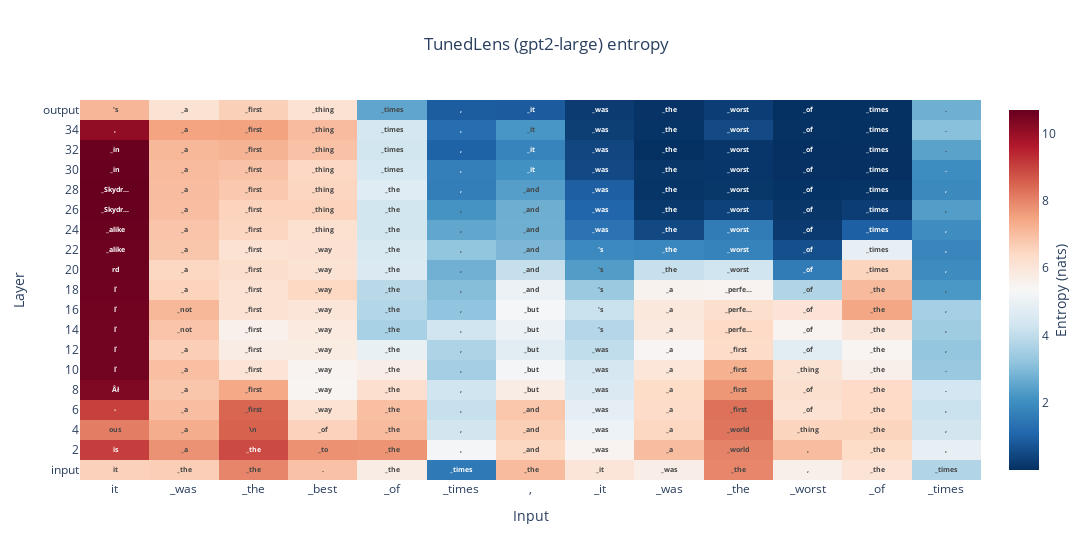

The notebook cell saved with this chart:
### Code cell
from tuned_lens.plotting import PredictionTrajectory
import ipywidgets as widgets
from plotly import graph_objects as go


def make_plot(lens, text, layer_stride, statistic, token_range):
    input_ids = tokenizer.encode(text)
    targets = input_ids[1:] + [tokenizer.eos_token_id]

    if len(input_ids) == 0:
        return widgets.Text("Please enter some text.")
    
    if (token_range[0] == token_range[1]):
        return widgets.Text("Please provide valid token range.")
    pred_traj = PredictionTrajectory.from_lens_and_model(
        lens=lens,
        model=model,
        input_ids=input_ids,
        tokenizer=tokenizer,
        targets=targets,
        slice=slice(*token_range)
    )

    return getattr(pred_traj, statistic)().figure(
        title=f"{lens.__class__.__name__} ({model.name_or_path}) {statistic}",
        layer_stride=layer_stride,
    )

style = {'description_width': 'initial'}
statistic_wdg = widgets.Dropdown(
    options=[
        ('Entropy', 'entropy'),
        ('Cross Entropy', 'cross_entropy'),
        ('Forward KL', 'forward_kl'),
    ],
    description='Select Statistic:',
    style=style,
)
text_wdg = widgets.Textarea(
    description="Input Text",
    value="it was the best of times, it was the worst of times",
)
lens_wdg = widgets.Dropdown(
    options=[('Tuned Lens', tuned_lens), ('Logit Lens', logit_lens)],
    description='Select Lens:',
    style=style,
)

layer_stride_wdg = widgets.BoundedIntText(
    value=2,
    min=1,
    max=10,
    step=1,
    description='Layer Stride:',
    disabled=False
)

token_range_wdg = widgets.IntRangeSlider(
    description='Token Range',
    min=0,
    max=1,
    step=1,
    style=style,
)


def update_token_range(*args):
    token_range_wdg.max = len(tokenizer.encode(text_wdg.value))

update_token_range()

token_range_wdg.value = [0, token_range_wdg.max]
text_wdg.observe(update_token_range, 'value')

interact = widgets.interact.options(manual_name='Run Lens', manual=True)

plot = interact(
    make_plot,
    text=text_wdg,
    statistic=statistic_wdg,
    lens=lens_wdg,
    layer_stride=layer_stride_wdg,
    token_range=token_range_wdg,
)

### Figure 1 — Plotly figure (JSON) as saved in the notebook; plotly's stock layout.template omitted (floating-point values rounded to 4 significant figures; data arrays with more than 128 entries replaced by an {"elided": "..."} marker saying what was removed)
{"data": [{"colorbar": {"title": {"side": "right", "text": "Entropy (nats)"}}, "colorscale": [[0, "rgb(5,48,97)"], [0.1, "rgb(33,102,172)"], [0.2, "rgb(67,147,195)"], [0.3, "rgb(146,197,222)"], [0.4, "rgb(209,229,240)"], [0.5, "rgb(247,247,247)"], [0.6, "rgb(253,219,199)"], [0.7, "rgb(244,165,130)"], [0.8, "rgb(214,96,77)"], [0.9, "rgb(178,24,43)"], [1, "rgb(103,0,31)"]], "customdata": {"elided": "19x13x10 str values"}, "hoverlabel": {"bgcolor": "rgb(42, 42, 50)"}, "hovertemplate": " %{customdata[0]}<br> %{customdata[1]}<br> %{customdata[2]}<br> %{customdata[3]}<br> %{customdata[4]}<br> %{customdata[5]}<br> %{customdata[6]}<br> %{customdata[7]}<br> %{customdata[8]}<br> %{customdata[9]}<extra></extra>", "text": {"elided": "19x13 str values"}, "texttemplate": "<b>%{text}</b>", "type": "heatmap", "x": ["it", "_was", "_the", "_best", "_of", "_times", ",", "_it", "_was", "_the", "_worst", "_of", "_times"], "y": ["input", "2", "4", "6", "8", "10", "12", "14", "16", "18", "20", "22", "24", "26", "28", "30", "32", "34", "output"], "z": {"elided": "19x13 float values"}}], "layout": {"title": {"text": "TunedLens (gpt2-large) entropy", "x": 0.5}, "width": 1240, "xaxis": {"title": {"text": "Input"}}, "yaxis": {"title": {"text": "Layer"}}}}
